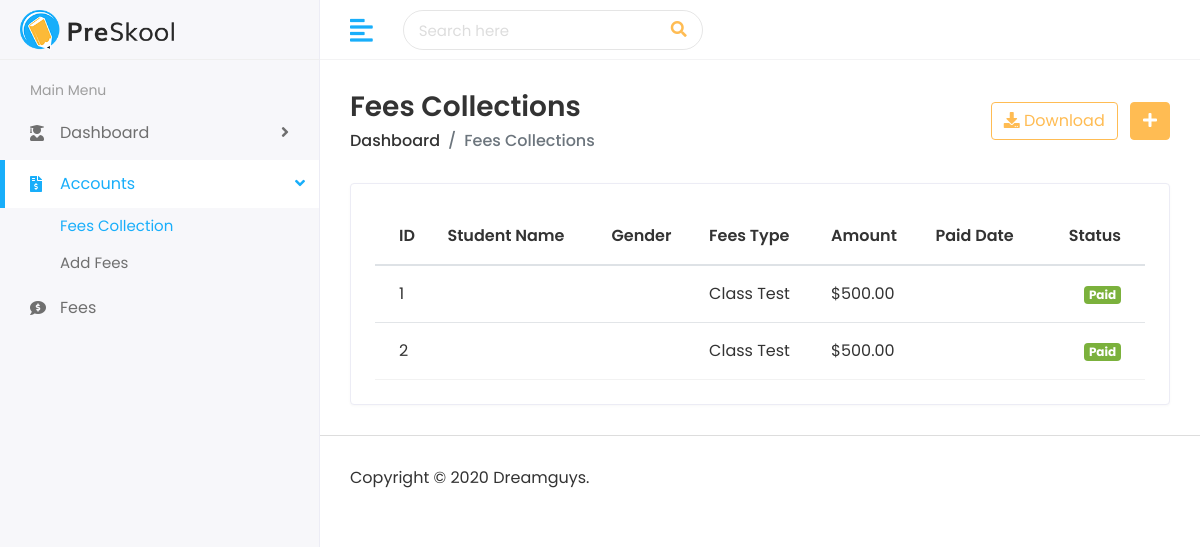
The app's page /finance/list-fees/, older data.
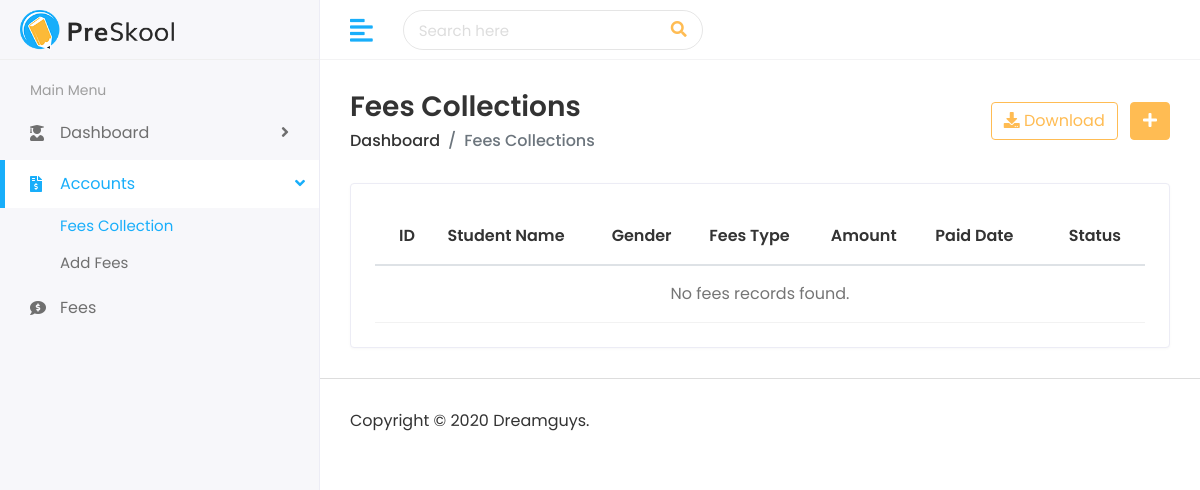
The same page, newer data.
### finance/models.py (models this page shows, shortened)
class Fees(models.Model):
    FEES_CHOICES = [
        ("class_test","Class_Test"),
        ("exams","Exams"),
        ("hostel","Hostel"),
        ("transport","Transport")
    ]
    user = models.ForeignKey(CustomUser, on_delete=models.SET_NULL,null=True,blank=True)
    student = models.ForeignKey('student.Student',on_delete=models.SET_NULL,null=True,blank=True, related_name='fee_records')
    amount = models.DecimalField(max_digits=10, decimal_places=2)
    exams_type = models.CharField(max_length=50, choices=FEES_CHOICES)
    date = models.DateField(blank=True,null=True)

### finance/views.py (the view)
# urls.py: path("list-fees/",views.list_student_fees, name="list-fees")
def list_student_fees(request, student_id=None):
    student = None
    if student_id:
        student = get_object_or_404(Student, student_id=student_id)
        fees = Fees.objects.filter(student=student)
    else:
        fees = Fees.objects.all()
    context = {
        "fees": fees,
        "student": student
    }
    return render(request, "finance/fees-collections.html", context)

### finance/templates/finance/fees-collections.html (shortened to what this page needs)
{% load static %}
<!DOCTYPE html>
<html lang="en">
<head>
  <link rel="stylesheet" href="{% static 'assets/plugins/bootstrap/css/bootstrap.min.css' %}">
  <link rel="stylesheet" href="{% static 'assets/plugins/fontawesome/css/fontawesome.min.css' %}">
  <link rel="stylesheet" href="{% static 'assets/plugins/fontawesome/css/all.min.css' %}">
  <link rel="stylesheet" href="{% static 'assets/plugins/datatables/datatables.min.css' %}">
  <link rel="stylesheet" href="{% static 'assets/css/style.css' %}">
</head>
<body>
<div class="main-wrapper">
  <div class="header">
    <div class="header-left">
      <a href="{% url 'school:dashboard' %}" class="logo">
        <img src="{% static 'assets/img/logo.png' %}" alt="Logo">
      </a>
    </div>
    <a href="javascript:void(0);" id="toggle_btn"><i class="fas fa-align-left"></i></a>
    <div class="top-nav-search">
      <form>
        <input type="text" class="form-control" placeholder="Search here">
        <button class="btn" type="submit"><i class="fas fa-search"></i></button>
      </form>
    </div>
  </div>
  <div class="sidebar" id="sidebar">
    <div class="sidebar-inner slimscroll">
      <div id="sidebar-menu" class="sidebar-menu">
        <ul>
          <li class="menu-title"><span>Main Menu</span></li>
          <li class="submenu">
            <a href="#"><i class="fas fa-user-graduate"></i> <span> Dashboard</span> <span class="menu-arrow"></span></a>
          </li>
          <li class="submenu active">
            <a href="#"><i class="fas fa-file-invoice-dollar"></i> <span> Accounts</span> <span class="menu-arrow"></span></a>
            <ul>
              <li><a href="{% url 'finance:list-fees' %}" class="active">Fees Collection</a></li>
              <li><a href="{% url 'finance:add-fees' %}">Add Fees</a></li>
            </ul>
          </li>
          <li>
            <a href="{% url 'finance:list-fees' %}"><i class="fas fa-comment-dollar"></i> <span>Fees</span></a>
          </li>
        </ul>
      </div>
    </div>
  </div>
  <div class="page-wrapper">
    <div class="content container-fluid">
      <div class="page-header">
        <div class="row align-items-center">
          <div class="col">
            <h3 class="page-title">Fees Collections</h3>
            <ul class="breadcrumb">
              <li class="breadcrumb-item"><a href="{% url 'school:dashboard' %}">Dashboard</a></li>
              <li class="breadcrumb-item active">Fees Collections</li>
            </ul>
          </div>
          <div class="col-auto text-right float-right ml-auto">
            <a href="#" class="btn btn-outline-primary mr-2"><i class="fas fa-download"></i> Download</a>
            <a href="{% url 'finance:add-fees' %}" class="btn btn-primary"><i class="fas fa-plus"></i></a>
          </div>
        </div>
      </div>
      <div class="row">
        <div class="col-sm-12">
          <div class="card card-table">
            <div class="card-body">
              <div class="table-responsive">
                <table class="table table-hover table-center mb-0 datatable">
                  <thead>
                    <tr>
                      <th>ID</th>
                      <th>Student Name</th>
                      <th>Gender</th>
                      <th>Fees Type</th>
                      <th>Amount</th>
                      <th>Paid Date</th>
                      <th class="text-right">Status</th>
                    </tr>
                  </thead>
                  <tbody>
                    {% for fee in fees %}
                      <tr>
                        <td>{{ fee.id }}</td>
                        <td>{{ fee.student.first_name }} {{ fee.student.last_name }}</td>
                        <td>{{ fee.student.gender }}</td>
                        <td>{{ fee.exams_type }}</td>
                        <td>${{ fee.amount }}</td>
                        <td>{{ fee.created_at|date:"M d, Y" }}</td>
                        <td class="text-right">
                          <span class="badge badge-success">Paid</span>
                        </td>
                      </tr>
                    {% empty %}
                      <tr>
                        <td colspan="7" class="text-center text-muted">No fees records found.</td>
                      </tr>
                    {% endfor %}
                  </tbody>
                </table>
              </div>
            </div>
          </div>
        </div>
      </div>
    </div>
    <footer>
      <p>Copyright © 2020 Dreamguys.</p>
    </footer>
  </div>
</div>
</body>
</html>

Row changes from the older to the newer data that the page shows:
removed Fees: id "1", exams_type "Class Test", amount "500.00"
removed Fees: id "2", exams_type "Class Test", amount "500.00"
Text that changed along with them:
text now shown: "No fees records found."
